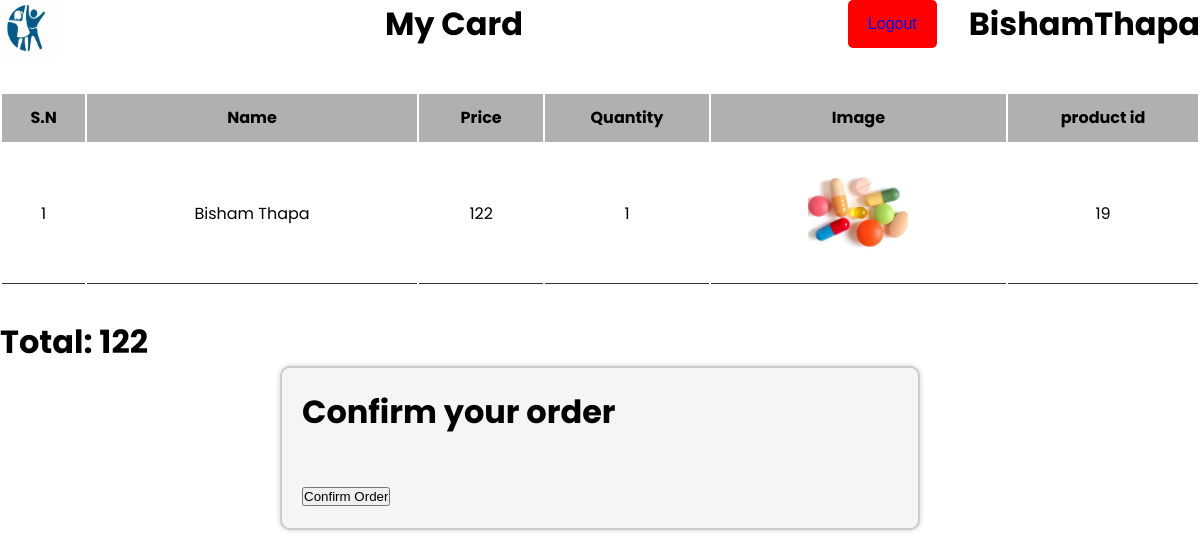
The page /php/myorder.php (signed in) on the database as committed earlier.
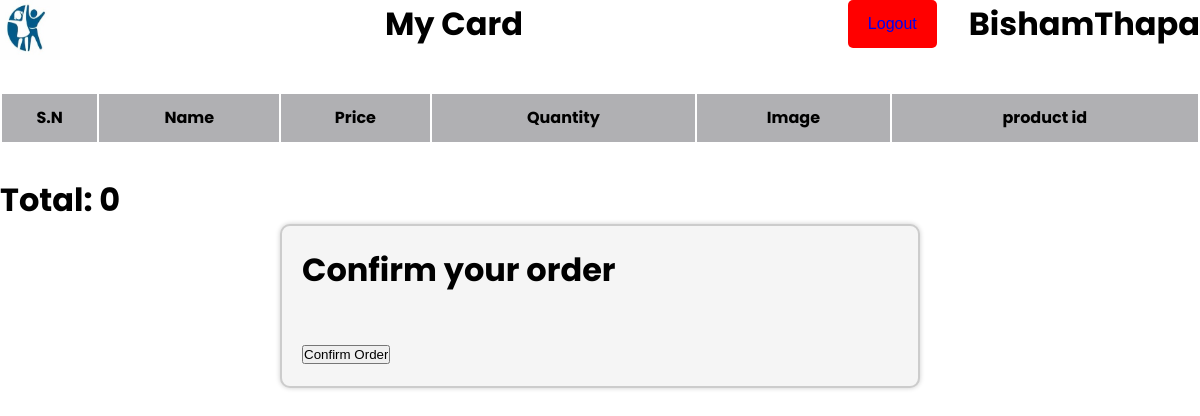
The same page on the database as committed later.
### tables this page shows
CREATE TABLE `cart` (
  `cart_id` int(11) NOT NULL,
  `cart_quantity` int(11) DEFAULT NULL,
  `user_id` int(11) DEFAULT NULL,
  `product_id` int(11) DEFAULT NULL
);

CREATE TABLE `products` (
  `id` int(11) NOT NULL,
  `categories` varchar(227) NOT NULL,
  `product_name` varchar(225) DEFAULT NULL,
  `product_price` varchar(225) DEFAULT NULL,
  `product_img` varchar(225) DEFAULT NULL,
  `c_id` int(11) DEFAULT NULL,
  `description` varchar(200) DEFAULT NULL
);

### php/myorder.php (the view, shortened to what this page needs)
<?php
include_once('connection.php');
$username = $_SESSION['username']
    ?>
<!DOCTYPE html>
<html lang="en">
<head>
    <link href='https://unpkg.com/boxicons@2.1.4/css/boxicons.min.css' rel='stylesheet'>
    <link rel="stylesheet" href="./product.css">
</head>
<body>
    <div class="form-container">
        <div style="display:flex; justify-content:space-between">
            <img src="../image/logo.jpg" alt="" style="height: 60px; width: 60px;">
            <h1 style="text-align:center;">My Card</h1>
            <div style="display:flex; justify-content:space-between; gap:2rem;">
                <button class="logout-button"><a href="../signin.html">Logout</a></button>
                <h1>
                    <?php echo $username; ?>
                </h1>
            </div>
        </div>
        <div class="admin-product-form-container">
        <?php
$user_id = $_SESSION['ID'];
$select = "SELECT c.*, p.* FROM cart c
           INNER JOIN products p ON p.id = c.product_id
           WHERE c.user_id = ?";
$stmt = mysqli_prepare($conn, $select);
mysqli_stmt_bind_param($stmt, "i", $user_id);
mysqli_stmt_execute($stmt);
$result = mysqli_stmt_get_result($stmt);
$sn = 1;
$total = 0;
$productRows = [];
while ($row = mysqli_fetch_assoc($result)) {
    $total += $row['product_price'] * $row['cart_quantity'];
    $productRows[] = $row;
}
?>
<div class="product-display">
    <table class="product-display-table">
        <thead>
            <tr>
                <th>S.N</th>
                <th>Name</th>
                <th>Price</th>
                <th>Quantity</th>
                <th>Image</th>
                <th>product id</th>
            </tr>
        </thead>
        <?php
        foreach ($productRows as $row) {
            ?>
            <tr>
                <td><?php echo $sn++; ?></td>
                <td><?php echo $row['product_name']; ?></td>
                <td><?php echo $row['product_price']; ?></td>
                <td><?php echo $row['cart_quantity']; ?></td>
                <td><img src="./upload_image/<?php echo $row['product_img']; ?>" height="100"></td>
                <td><?php echo $row['product_id']; ?></td>
            </tr>
        <?php
        }
        ?>
    </table>
</div>
<h1>Total: <?php echo $total; ?></h1>
<form action="order.php" method="POST">
    <h1>Confirm your order</h1>
    <br>
    <br>
    <input type="submit" value="Confirm Order" name="myorder">
</form>
</body>
</html>

Rows that differ between the two databases and show on the page:
removed cart: product.product_name "Bisham Thapa", product.product_price "122", cart_quantity "1", product.product_img (picture), product "19"
Other text that changed with them:
$total: "122" → "0"
